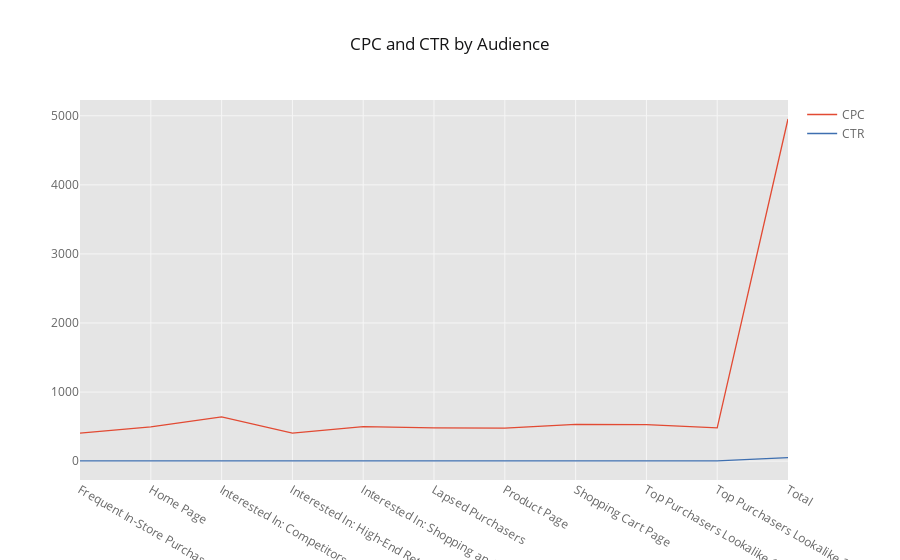

The notebook cell saved with this chart:
### Code cell
# Question 7
cpc_ctr_by_audience = merged_data[['Audience','CPC      ', 'CTR      ']].groupby('Audience').sum()
cpc_ctr_by_audience.loc['Total'] = [cpc_ctr_by_audience['CPC      '].sum(), cpc_ctr_by_audience['CTR      '].sum()]
cpc_ctr_by_audience.iplot(title = 'CPC and CTR by Audience')

### Figure 1 — Plotly figure (JSON) as saved in the notebook; plotly's stock layout.template omitted (floating-point values rounded to 4 significant figures)
{"data": [{"line": {"color": "rgba(226, 74, 51, 1.0)", "dash": "solid", "width": 1.3}, "mode": "lines", "name": "CPC      ", "text": "", "type": "scatter", "x": ["Frequent In-Store Purchasers", "Home Page", "Interested In: Competitors", "Interested In: High-End Retail", "Interested In: Shopping and Fashion", "Lapsed Purchasers", "Product Page", "Shopping Cart Page", "Top Purchasers Lookalike 1%", "Top Purchasers Lookalike 2%", "Total"], "y": [405.9, 496.8, 639.4, 404.6, 500.6, 482.2, 479.5, 533.4, 529.6, 481.2, 4953.0]}, {"line": {"color": "rgba(62, 111, 176, 1.0)", "dash": "solid", "width": 1.3}, "mode": "lines", "name": "CTR      ", "text": "", "type": "scatter", "x": ["Frequent In-Store Purchasers", "Home Page", "Interested In: Competitors", "Interested In: High-End Retail", "Interested In: Shopping and Fashion", "Lapsed Purchasers", "Product Page", "Shopping Cart Page", "Top Purchasers Lookalike 1%", "Top Purchasers Lookalike 2%", "Total"], "y": [5.157, 5.202, 2.22, 3.093, 7.282, 4.329, 6.563, 8.231, 4.32, 4.327, 50.73]}], "layout": {"legend": {"bgcolor": "#FFFFFF", "font": {"color": "#666666"}}, "paper_bgcolor": "#FFFFFF", "plot_bgcolor": "#E5E5E5", "title": "CPC and CTR by Audience", "titlefont": {"color": "#151516"}, "xaxis1": {"gridcolor": "#F6F6F6", "showgrid": true, "tickfont": {"color": "#666666"}, "title": "", "titlefont": {"color": "#666666"}, "zerolinecolor": "#F6F6F6"}, "yaxis1": {"gridcolor": "#F6F6F6", "showgrid": true, "tickfont": {"color": "#666666"}, "title": "", "titlefont": {"color": "#666666"}, "zerolinecolor": "#F6F6F6"}}}
